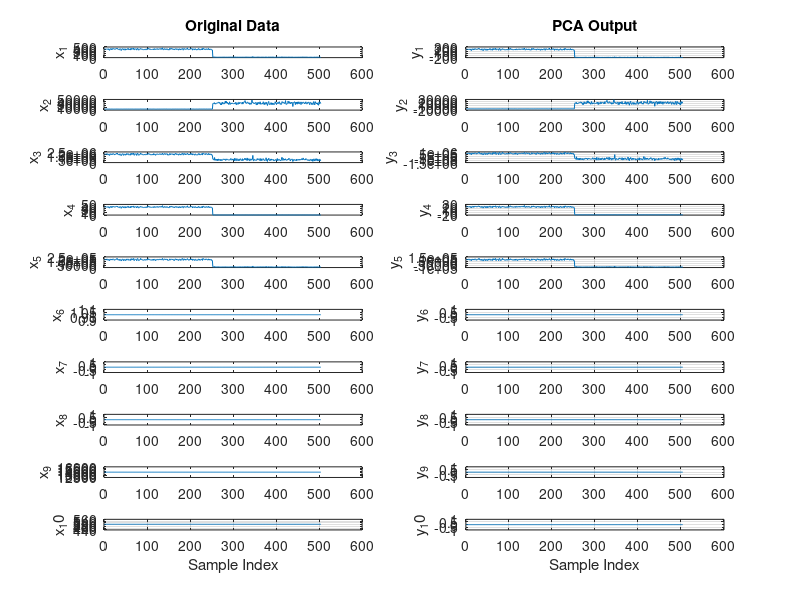

The MATLAB source for this figure: (Note: this script raises an error after producing the figure.)
%%%%%%%%%%%%%%%%%%%%%%%%%%%%%%%%%%%%%%%%%%%%%%%%%%%%%%%%%%%%%%%%%%%%%%%%%%%%%%%%%%%%%%
%UDP flood - PCA only as previous work
%
%
%Author : 
%Date Created : 
%%%%%%%%%%%%%%%%%%%%%%%%%%%%%%%%%%%%%%%%%%%%%%%%%%%%%%%%%%%%%%%%%%%%%%%%%%%%%%%%%%%%%%
clear all;%#ok
close all;
clc


%Load the saved feature dataset 
load('udp_Feat.mat');

%%
%Calculate PCA
[pc,score,ev] = pca(X);
PCA_out = score*pc';

%Remove redundant information - eigen values are less or equal to zero
j=1;
for ii=1:size(PCA_out,2)
    if(sum(PCA_out(:,ii))==0)
%         disp('All zeros');
    else
        nwPCA(:,j)=PCA_out(:,ii);
        j=j+1;
    end  
end

%%
%Create attkmatrix
N=size(PCA_out,1);
S1={};
attkmatrx =zeros(2,N);

for ii=1:N
    if(PCA_out(ii,4)<1)
        S1{ii}='Normal';%#ok
        attkmatrx(1,ii)=1;
    else
        S1{ii}='Attack';%#ok
        attkmatrx(2,ii)=1;
    end
end

indx=randperm(N,7);
temp=attkmatrx(indx);
attkmatrx(indx) =~temp;

%%
%Plotting Inputs vs reduced PCA output
D = size(X,2);
for d=1:D
    % Original Data
    subplot(D,2,2*d-1);
    plot(X(:,d));
    ylabel(['x_' num2str(d)]);
    if d==D
        xlabel('Sample Index');
    end
    if d==1
        title('Original Data');
    end 
end

grid on;
D1 = size(PCA_out,2);
for d1=1:D1
   % Transformed Data
    subplot(D1,2,2*d1);
    plot(PCA_out(:,d1));
    ylabel(['y_' num2str(d1)]);
    if d1==D1
        xlabel('Sample Index');
    end
    if d1==1
        title('PCA Output');
    end
    grid on;  
end

set(gcf, 'position', get(0, 'screensize'));
saveas(gcf, 'results\data_UDP+PCA.jpg');

%%
S2={};
for ii=1:N
    if(attkmatrx(1,ii)==1)
        S2{ii}='Normal';
    else
        S2{ii}='Attack';
    end
end

%%
% Classification using FeedForward Networks
input=nwPCA';
t=attkmatrx;

% Create a Pattern Recognition Network
trainFcn = 'trainscg';
hiddenLayerSize = 10;
net = patternnet(hiddenLayerSize);

% Set up Division of Data for Training, Validation, Testing
net.divideParam.trainRatio = 70/100;
net.divideParam.valRatio = 15/100;
net.divideParam.testRatio = 15/100;

% Train the Network
[net,tr] = train(net,input,t);

% Test the Network
testX = input;
testT = t;

testY = net(testX);

plotperform(tr);
saveas(gcf, 'results\perf_UDP+PCA.jpg');
plottrainstate(tr);
saveas(gcf, 'results\trstate_UDP+PCA.jpg');

%Plotting
figure
plotconfusion(testT,testY);
saveas(gcf, 'results\confusion_UDP+PCA.jpg');
figure
plotroc(testT,testY);
saveas(gcf, 'results\roc_UDP+PCA.jpg');

%Plot Errors
errors=testT-testY;
E=abs(errors(1,:));
figure;
plot([1:length(E)],E);%#ok
xlabel('Instances');
ylabel('Errors=target-outputs');
title('Errors Plot');
saveas(gcf, 'results\errplot_UDP+PCA.jpg');



%%
%Metrics Calculation
% Actual | Neg | True Neg  | False Pos |
%        | Pos | False Neg | True Pos  |

[c,cm,ind,per] = confusion(testT,testY);

TP = cm(2,2);
TN = cm(1,1);
FP = cm(1,2);
FN = cm(2,1);

Precision = (TP / (TP + FP))*100;
Accuracy = ((TP+TN)/(TP+TN+FP+FN))*100;
Sensitivity = (TP/(TP+FN))*100;
Specificity = (TN/(FP+TN))*100;
Fscore = ((2*TP)/(2*TP+FP+FN))*100;
FallOut = ( FP /(FP + TN))*100;               %False POsitive Rate
NPV = (TN / (TN + FN))*100;                   %NEgaitve Predictive Value

ID_Met = [Precision;Accuracy;Sensitivity;Specificity;Fscore;FallOut;NPV];
fid0=fopen('scores_UDP+PCA.txt','w');

fprintf(fid0,'Precision: %.2f\n', Precision);
fprintf(fid0,'Accuracy: %.2f\n', Accuracy);
fprintf(fid0,'Sensitivity: %.2f\n', Sensitivity);
fprintf(fid0,'Specificity: %.2f\n', Specificity);
fprintf(fid0,'Fscore: %.2f\n', Fscore);
fprintf(fid0,'FallOut: %.2f\n', FallOut);
fprintf(fid0,'NPV: %.2f\n', NPV);

fprintf(fid0,'%.2f  %.2f  %.2f  %.2f  %.2f  %.2f  %.2f\n', Precision,Accuracy,Sensitivity,Specificity,Fscore,FallOut,NPV);
fprintf(fid0,'%.2f, %.2f, %.2f, %.2f, %.2f, %.2f, %.2f\n', Precision,Accuracy,Sensitivity,Specificity,Fscore,FallOut,NPV);
fprintf(fid0,'%.2f; %.2f; %.2f; %.2f; %.2f; %.2f; %.2f\n', Precision,Accuracy,Sensitivity,Specificity,Fscore,FallOut,NPV);
fclose(fid0);


%%
%Plot the attack and normal traffic with reduced dataset
figure;
plot([1:N],input(1,:));%#ok
xlabel('Sample Index');
ylabel('Traffic Fitness');
title('Traffic Data');
saveas(gcf, 'results\traffic_UDP+PCA.jpg');

%%
%INtrusion Prevention System
Xips={};

%Reconstruct the IP and feature with class table for user 
for ii=1:N
    Xips{ii,1}=myStr(ii).SrcIP;%#ok
    Xips{ii,2}=myStr(ii).DstIP;%#ok
    Xips{ii,3}=input(ii);%#ok
    Xips{ii,4}=S2{ii};%#ok
end

%Filter the system and white list the attack IP sources
%Filter target
filt_tgt = zeros(2,N);
for ii=1:N
    if(strcmp(Xips{ii,4},'Normal'))
        filt_tgt(1,ii)=1;
    else
        filt_tgt(2,ii)=1; 
    end
end

indx1=randperm(N,8);
temp1=filt_tgt(indx1);
filt_tgt(indx1) = ~temp1;

input1=input;
tgt=filt_tgt;

% Create a Pattern Recognition Network
hiddenLayerSize = 10;
net1 = patternnet(hiddenLayerSize);

% Set up Division of Data for Training, Validation, Testing
net1.divideParam.trainRatio = 70/100;
net1.divideParam.valRatio = 15/100;
net1.divideParam.testRatio = 15/100;

% Train the Network
[net1,tr1] = train(net1,input1,tgt);

% Test the Network
outputs_ips = net1(input);

%Plotting - IPS
figure
plotconfusion(tgt,outputs_ips);
figure
plotroc(tgt,outputs_ips);

%Metrics for IPS

[c1,cm1,ind1,per1] = confusion(tgt,outputs_ips);

TP1 = cm1(2,2);
TN1 = cm1(1,1);
FP1 = cm1(1,2);
FN1 = cm1(2,1);

Precision1 = (TP1 / (TP1 + FP1))*100;
Accuracy1 = ((TP1+TN1)/(TP1+TN1+FP1+FN1))*100;
Sensitivity1 = (TP1/(TP1+FN1))*100;
Specificity1 = (TN1/(FP1+TN1))*100;
Fscore1 = ((2*TP1)/(2*TP1+FP1+FN1))*100;
FallOut1 = ( FP1 /(FP1 + TN1))*100;               %False POsitive Rate
NPV1 = (TN1 / (TN1 + FN1))*100; 

IP_Met = [Precision1;Accuracy1;Sensitivity1;Specificity1;Fscore1;FallOut1;NPV1];

%%
%Save the Black Listed SourceIP Addresses to the cloud
blist={};j=1;
for ii=1:N
    if(strcmp(Xips{ii,4},'Attack'))
        blist{j}=Xips{ii,1};%#ok
        j=j+1;
    end
end
 
[nrows, ncols]=size(blist);
%Write the blacklist to a txt file
fid1=fopen('C:\apachetomcat9\webapps\TestDoc\BlackList.xls','w');
for col=1:ncols
    fprintf(fid1,'%s\n',blist{1,col});
end
fclose(fid1);

%Save to Cloud
blacklisttoCloud()
